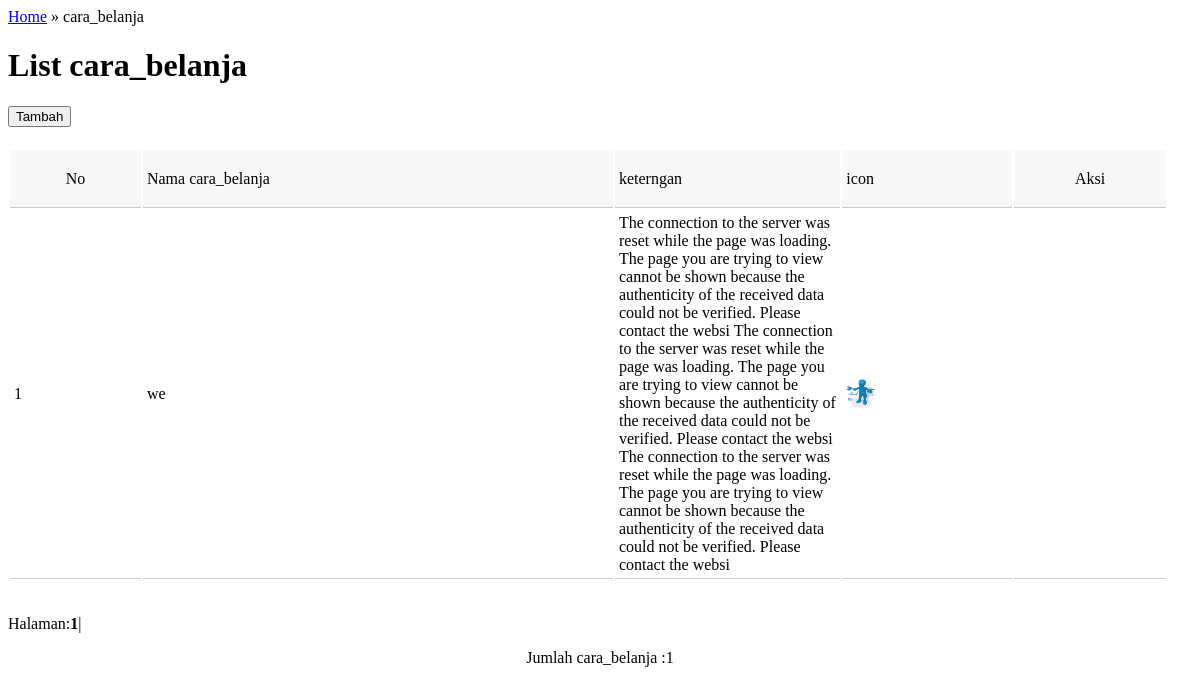
/admin/cara_belanja/cara_belanja.php, run on the app's committed database.
### tables this page shows
CREATE TABLE `cara_belanja` (
  `id_cara_belanja` int(10) NOT NULL,
  `nm_cara_belanja` varchar(100) NOT NULL,
  `ket_cara_belanja` text NOT NULL,
  `gambar_cara_belanja` text NOT NULL
);

### admin/cara_belanja/cara_belanja.php (the view, shortened to what this page needs)
<div class="col10 scrumb"><a href="home.php">Home</a> &raquo; cara_belanja </div>
	<div class="tab-container">
<div class="tab tab-1">
				<h1>List cara_belanja</h1>
				<p>
<h1><a href="home.php?page=tambah_cara_belanja"><button class="btn btn-blue"><i class="fa fa-plus"></i> Tambah</button></a></h1>
<table class="my-table">
  <thead>
  <tr>
    <td width="53" height="58"><div align="center">No</div></td>
    <td width="211">Nama cara_belanja</td>
    <td width="97">keterngan</td>
    <td width="71">icon</td>
    <td><div align="center">Aksi</div></td>
    </tr>
    </thead>
<?php
$no=1;
$batas=15;
$halaman=isset($_GET['halaman'])?$_GET['halaman']:'';
if(empty($halaman))
{
$posisi=0;
$halaman=1;
}
else
{
$posisi=($halaman-1)*$batas;
}
$tampil="select*from cara_belanja order by nm_cara_belanja LIMIT $posisi,$batas";
$hasil=mysql_query($tampil);
while($row=mysql_fetch_array($hasil))
{
 ?>
 <tr>
      <td height="32"><div align="left"> <?php echo $no; ?></div><div align="center"></div></td>
    <td><div align="left"><?php echo $row['nm_cara_belanja']; ?></div></td>
    <td><?php echo $row['ket_cara_belanja']; ?></td>
    <td><div align="left"><img src="../asset/images/<?php echo $row['gambar_cara_belanja']; ?>" height="30" width="30" /></div></td>
    <td width="63"></td>
    </tr>
   <?php $no++; } ?>
</table>
  <p>
  <?php
	echo"<br>Halaman:";
	$tampil2="select*from cara_belanja order by nm_cara_belanja";
	$hasil2=mysql_query($tampil2);
	$jmldata=mysql_num_rows($hasil2);
	$jmlhalaman=ceil($jmldata/$batas);
	for($i=1;$i<=$jmlhalaman;$i++)
	if($i!=$halaman)
	{
	echo"<a href=home.php?page=cara_belanja&halaman=$i>$i</a>|";
	}
	else
	{
	echo"<b>$i</b>|";
	}
	?>
</p> <center> Jumlah  cara_belanja	:<?php echo $jmldata;?></center>
                </p>
			</div>
</div>

### admin/cara_belanja/cara_belanja.php (style rules this page uses)
.my-table { width:98%; }
.my-table thead { background-color:#f7f7f7; }
.my-table td { padding:4px 4px; border-bottom:1px #CCC solid; }

### data on the page
cara_belanja: nm_cara_belanja "we", ket_cara_belanja "The connection to the server was reset while the page was loading. The page you are trying to view cannot be shown because the authenticity of the received data could not be verified. Please contact the websi The connection to the server was reset while the page was loading. The page you are trying to view cannot be shown because the authenticity of the received data could not be verified. Please contact the websi The connection to the server was reset while the page was loading. The page you are trying to view cannot be shown because the authenticity of the received data could not be verified. Please contact the websi", gambar_cara_belanja (picture)

### other printed values
$jmldata "1"
